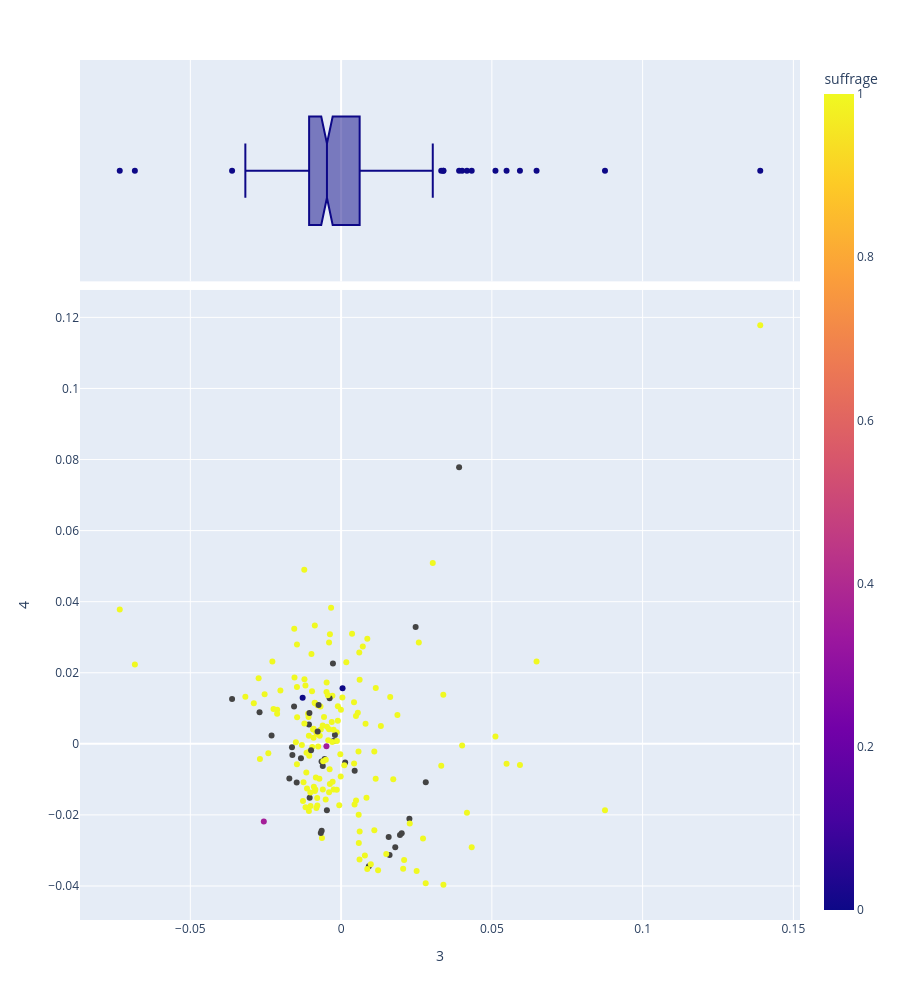

Source (notebook cell):
### Code cell
fig = vis_pcs(3, 4, 'suffrage')
fig.show()
fig.write_image('figures/pca_2_suffrage.png')

### Figure 1 — Plotly figure (JSON) as saved in the notebook; plotly's stock layout.template omitted (floating-point values rounded to 4 significant figures; data arrays with more than 128 entries replaced by an {"elided": "..."} marker saying what was removed)
{"data": [{"hovertemplate": "<b>%{hovertext}</b><br><br>3=%{x}<br>4=%{y}<br>suffrage=%{marker.color}<extra></extra>", "hovertext": {"elided": "192 str values"}, "legendgroup": "", "marker": {"color": {"elided": "192 float values"}, "coloraxis": "coloraxis", "symbol": "circle"}, "mode": "markers", "name": "", "orientation": "v", "showlegend": false, "type": "scatter", "x": {"elided": "192 float values"}, "xaxis": "x", "y": {"elided": "192 float values"}, "yaxis": "y"}, {"alignmentgroup": "True", "hovertemplate": "<b>%{hovertext}</b><br><br>3=%{x}<extra></extra>", "hovertext": {"elided": "192 str values"}, "legendgroup": "", "marker": {"color": "#0d0887", "symbol": "circle"}, "name": "", "notched": true, "offsetgroup": "", "showlegend": false, "type": "box", "x": {"elided": "192 float values"}, "xaxis": "x2", "yaxis": "y2"}], "layout": {"coloraxis": {"colorbar": {"title": {"text": "suffrage"}}, "colorscale": [[0, "#0d0887"], [0.1111, "#46039f"], [0.2222, "#7201a8"], [0.3333, "#9c179e"], [0.4444, "#bd3786"], [0.5556, "#d8576b"], [0.6667, "#ed7953"], [0.7778, "#fb9f3a"], [0.8889, "#fdca26"], [1, "#f0f921"]]}, "height": 1000, "legend": {"tracegroupgap": 0}, "margin": {"t": 60}, "xaxis": {"anchor": "y", "domain": [0, 1], "title": {"text": "3"}}, "xaxis2": {"anchor": "y2", "domain": [0, 1], "matches": "x", "showgrid": true, "showticklabels": false}, "yaxis": {"anchor": "x", "domain": [0, 0.7326], "title": {"text": "4"}}, "yaxis2": {"anchor": "x2", "domain": [0.7426, 1], "matches": "y2", "showgrid": false, "showline": false, "showticklabels": false, "ticks": ""}}}
